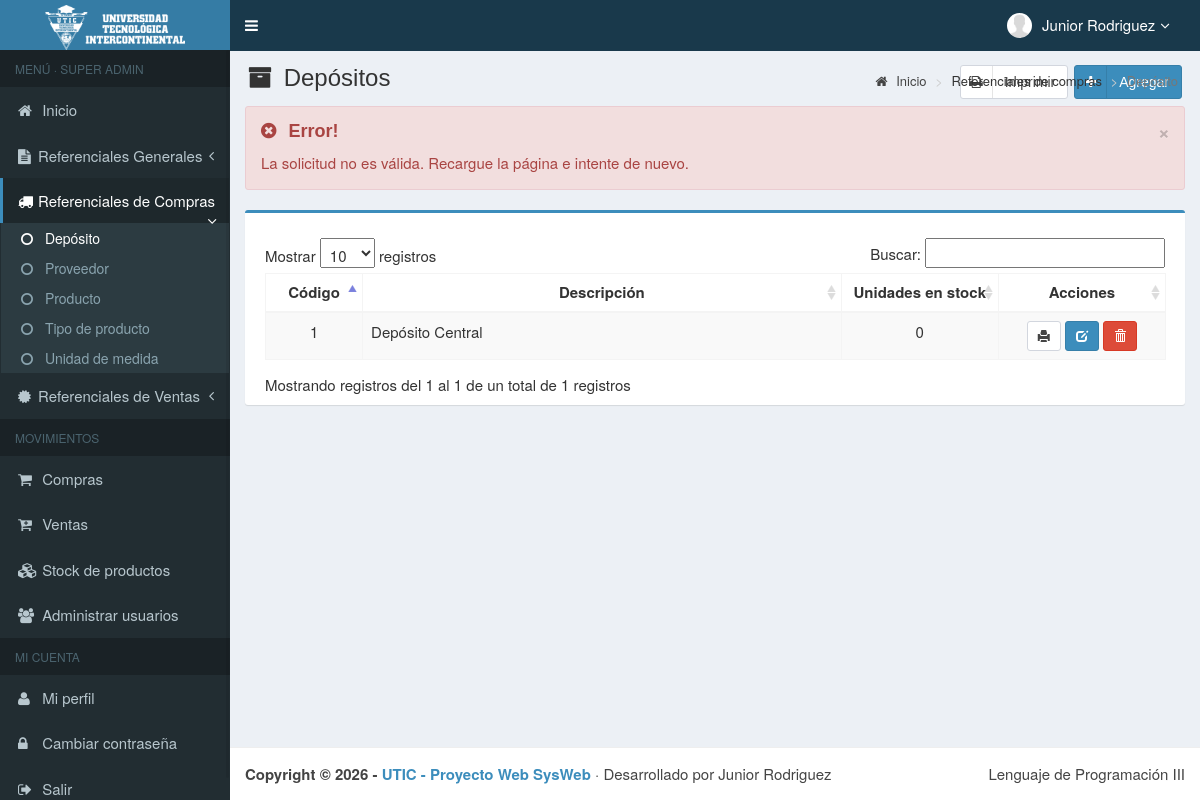
Before: /main.php?module=deposito&alert=11 (signed in) with the older database file.
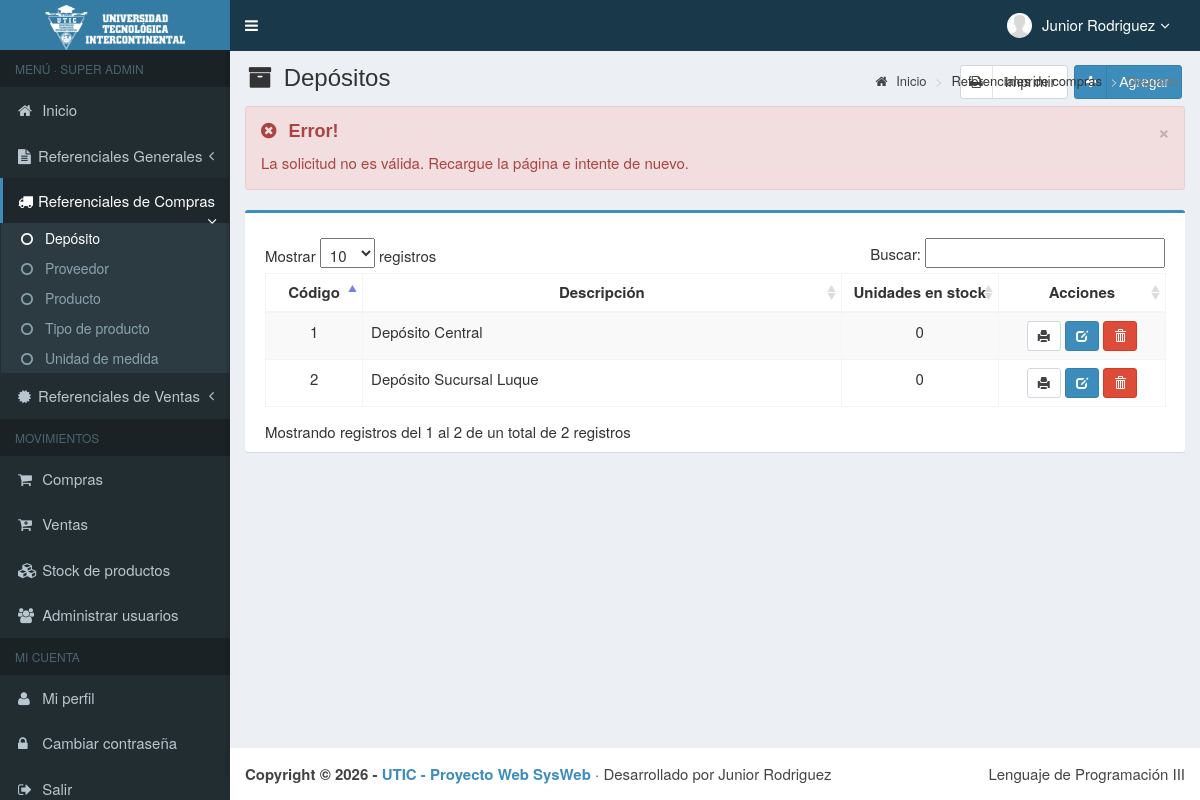
After: the same page with the newer database file.
### tables this page shows
CREATE TABLE deposito (
    cod_deposito INT         NOT NULL,
    descrip      VARCHAR(50) NOT NULL,
    PRIMARY KEY (cod_deposito)
);

### config/funciones.php (called while the page is built, shortened)
<?php
function e(?string $texto): string
{
    return htmlspecialchars($texto ?? "", ENT_QUOTES, "UTF-8");
}
function gs(int|float|string|null $monto): string
{
    return number_format((float) $monto, 0, ",", ".");
}

### modules/deposito/view.php (the view, shortened to what this page needs)
<?php
$alertas = [
    1 => ["success", "Éxito!", "El depósito se registró correctamente."],
    2 => ["success", "Éxito!", "El depósito se modificó correctamente."],
    3 => ["success", "Éxito!", "El depósito se eliminó correctamente."],
    4 => ["danger",  "Error!", "No se puede eliminar: el depósito tiene stock o movimientos de compras/ventas registrados."],
    5 => ["danger",  "Error!", "Ya existe el depósito con esa descripción."],
    6 => ["danger",  "Error!", "El depósito que intenta eliminar no existe."],
    10 => ["danger", "Error!", "Datos incompletos o inválidos. Revise el formulario."],
    11 => ["danger", "Error!", "La solicitud no es válida. Recargue la página e intente de nuevo."],
];
$alerta = $alertas[(int) ($_GET["alert"] ?? 0)] ?? null;
$registros = $mysqli->query("SELECT x.cod_deposito, x.descrip, (SELECT COALESCE(SUM(s.cantidad), 0) FROM stock s WHERE s.cod_deposito = x.cod_deposito) AS uso
                             FROM deposito x ORDER BY x.cod_deposito");
?>
<section class="content-header">
    <h1>
        <i class="fa fa-archive icon-title"></i> Depósitos
        <a class="btn btn-primary btn-social pull-right" href="?module=form_deposito&form=add" title="Agregar" data-toggle="tooltip">
            <i class="fa fa-plus"></i> Agregar
        </a>
        <a class="btn btn-default btn-social pull-right" style="margin-right:6px" href="modules/deposito/print.php" target="_blank" title="Imprimir listado" data-toggle="tooltip">
            <i class="fa fa-print"></i> Imprimir
        </a>
    </h1>
    <ol class="breadcrumb">
        <li><a href="?module=start"><i class="fa fa-home"></i> Inicio</a></li>
        <li>Referenciales de compras</li>
        <li class="active">Depósito</li>
    </ol>
</section>
<section class="content">
    <div class="row">
        <div class="col-md-12">
            <?php if ($alerta): ?>
                <div class="alert alert-<?= $alerta[0] ?> alert-dismissable">
                    <button type="button" class="close" data-dismiss="alert" aria-hidden="true">&times;</button>
                    <h4><i class="icon fa <?= $alerta[0] === "success" ? "fa-check-circle" : "fa-times-circle" ?>"></i> <?= $alerta[1] ?></h4>
                    <?= $alerta[2] ?>
                </div>
            <?php endif; ?>
            <div class="box box-primary">
                <div class="box-body">
                    <table id="dataTables1" class="table table-bordered table-striped table-hover">
                        <thead>
                            <tr>
                                <th class="center">Código</th>
                                <th class="center">Descripción</th>
                                <th class="center">Unidades en stock</th>
                                <th class="center">Acciones</th>
                            </tr>
                        </thead>
                        <tbody>
                        <?php while ($r = $registros->fetch_assoc()): ?>
                            <tr>
                                <td width="80" class="center"><?= (int) $r["cod_deposito"] ?></td>
                                <td><?= e($r["descrip"]) ?></td>
                                <td width="140" class="center"><?= gs($r["uso"]) ?></td>
                                <td width="150" class="center">
                                    <a data-toggle="tooltip" title="Imprimir ficha" class="btn btn-default btn-sm" target="_blank"
                                       href="modules/deposito/print_view.php?id=<?= (int) $r["cod_deposito"] ?>">
                                        <i class="glyphicon glyphicon-print"></i>
                                    </a>
                                    <a data-toggle="tooltip" title="Modificar" class="btn btn-primary btn-sm"
                                       href="?module=form_deposito&form=edit&id=<?= (int) $r["cod_deposito"] ?>">
                                        <i style="color:#fff" class="glyphicon glyphicon-edit"></i>
                                    </a>
                                    <form method="POST" action="modules/deposito/proses.php?act=delete" style="display:inline"
                                          onsubmit="return confirm('¿Eliminar el depósito <?= e(addslashes($r["descrip"])) ?>?');">
                                        <button type="submit" class="btn btn-danger btn-sm" data-toggle="tooltip" title="Eliminar">
                                            <i style="color:#fff" class="glyphicon glyphicon-trash"></i>
                                        </button>
                                    </form>
                                </td>
                            </tr>
                        <?php endwhile; ?>
                        </tbody>
                    </table>
                </div>
            </div>
        </div>
    </div>
</section>

Changed rows visible on the page:
added deposito: cod_deposito "2", descrip "Depósito Sucursal Luque", uso "0"
Other visible differences:
text written by a page script: "Mostrar registros Buscar: Mostrando registros del 1 al 1 de un total de 1 registros" → "Mostrar registros Buscar: Mostrando registros del 1 al 2 de un total de 2 registros"
